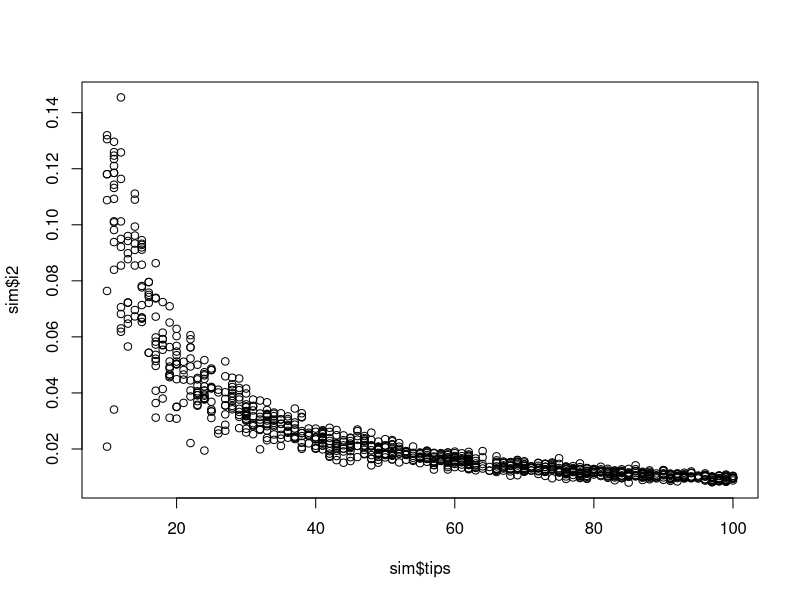
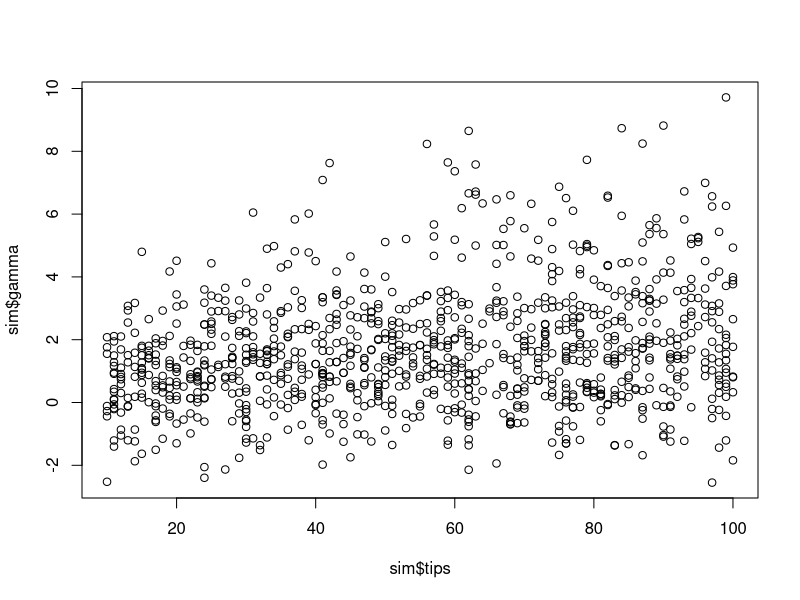
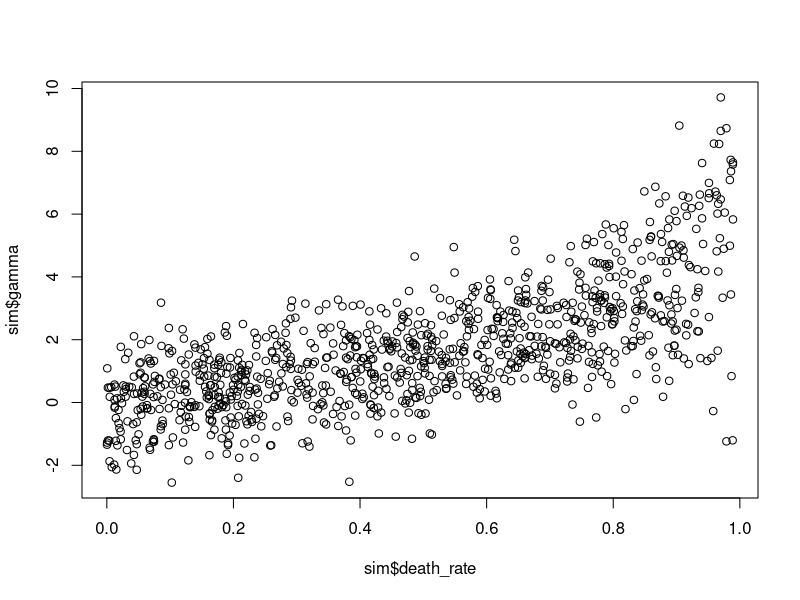

These figures' R source, in order:
library(MASS);
sim <- read.table("simulate.tsv", header = TRUE, sep = "\t");
plot(sim$tips,sim$i2);
plot(sim$tips,sim$gamma);
plot(sim$death_rate,sim$gamma);

gamma <- read.table("gamma.tsv", header = TRUE, sep = "\t");
wilcox.test(gamma$gamma_pre, gamma$gamma_post, paired=TRUE);
t.test(gamma$gamma_pre, gamma$gamma_post, alternative = c("two.sided", "less", "greater"), paired=TRUE);
